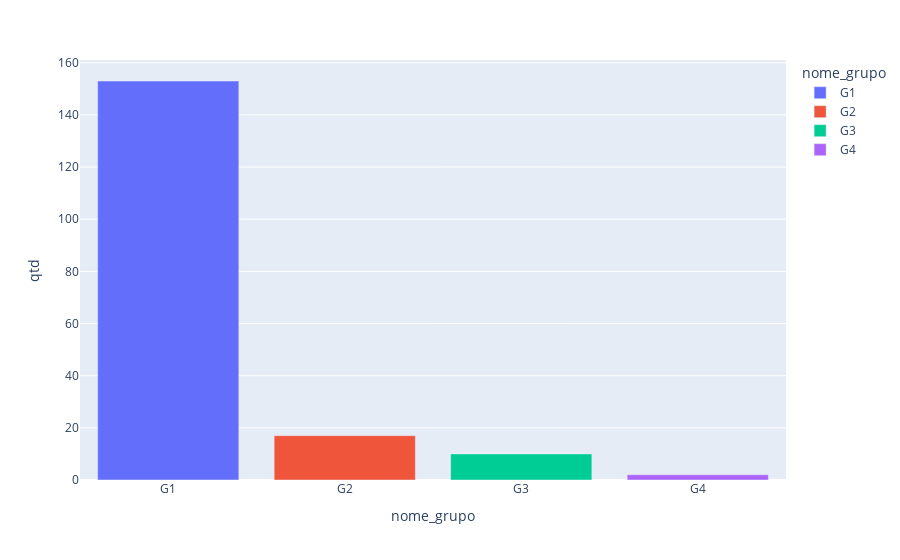

The notebook cell this image was saved under:
### Code cell
dfResumoClassificacao = pd.DataFrame(cluster["resumo_classificacao"])         
dfResumoClassificacao["nome_grupo"] = "G"+(dfResumoClassificacao["grupo"]).astype(str)      

fig = px.bar(dfResumoClassificacao, x="nome_grupo", y="qtd", color="nome_grupo")  
fig.show()

### Figure 1 — Plotly figure (JSON) as saved in the notebook; plotly's stock layout.template omitted (floating-point values rounded to 4 significant figures)
{"data": [{"alignmentgroup": "True", "hovertemplate": "nome_grupo=%{x}<br>qtd=%{y}<extra></extra>", "legendgroup": "G1", "marker": {"color": "#636efa", "pattern": {"shape": ""}}, "name": "G1", "offsetgroup": "G1", "orientation": "v", "showlegend": true, "textposition": "auto", "type": "bar", "x": ["G1"], "xaxis": "x", "y": [153], "yaxis": "y"}, {"alignmentgroup": "True", "hovertemplate": "nome_grupo=%{x}<br>qtd=%{y}<extra></extra>", "legendgroup": "G2", "marker": {"color": "#EF553B", "pattern": {"shape": ""}}, "name": "G2", "offsetgroup": "G2", "orientation": "v", "showlegend": true, "textposition": "auto", "type": "bar", "x": ["G2"], "xaxis": "x", "y": [17], "yaxis": "y"}, {"alignmentgroup": "True", "hovertemplate": "nome_grupo=%{x}<br>qtd=%{y}<extra></extra>", "legendgroup": "G3", "marker": {"color": "#00cc96", "pattern": {"shape": ""}}, "name": "G3", "offsetgroup": "G3", "orientation": "v", "showlegend": true, "textposition": "auto", "type": "bar", "x": ["G3"], "xaxis": "x", "y": [10], "yaxis": "y"}, {"alignmentgroup": "True", "hovertemplate": "nome_grupo=%{x}<br>qtd=%{y}<extra></extra>", "legendgroup": "G4", "marker": {"color": "#ab63fa", "pattern": {"shape": ""}}, "name": "G4", "offsetgroup": "G4", "orientation": "v", "showlegend": true, "textposition": "auto", "type": "bar", "x": ["G4"], "xaxis": "x", "y": [2], "yaxis": "y"}], "layout": {"barmode": "relative", "legend": {"title": {"text": "nome_grupo"}, "tracegroupgap": 0}, "margin": {"t": 60}, "xaxis": {"anchor": "y", "categoryarray": ["G1", "G2", "G3", "G4"], "categoryorder": "array", "domain": [0, 1], "title": {"text": "nome_grupo"}}, "yaxis": {"anchor": "x", "domain": [0, 1], "title": {"text": "qtd"}}}}
